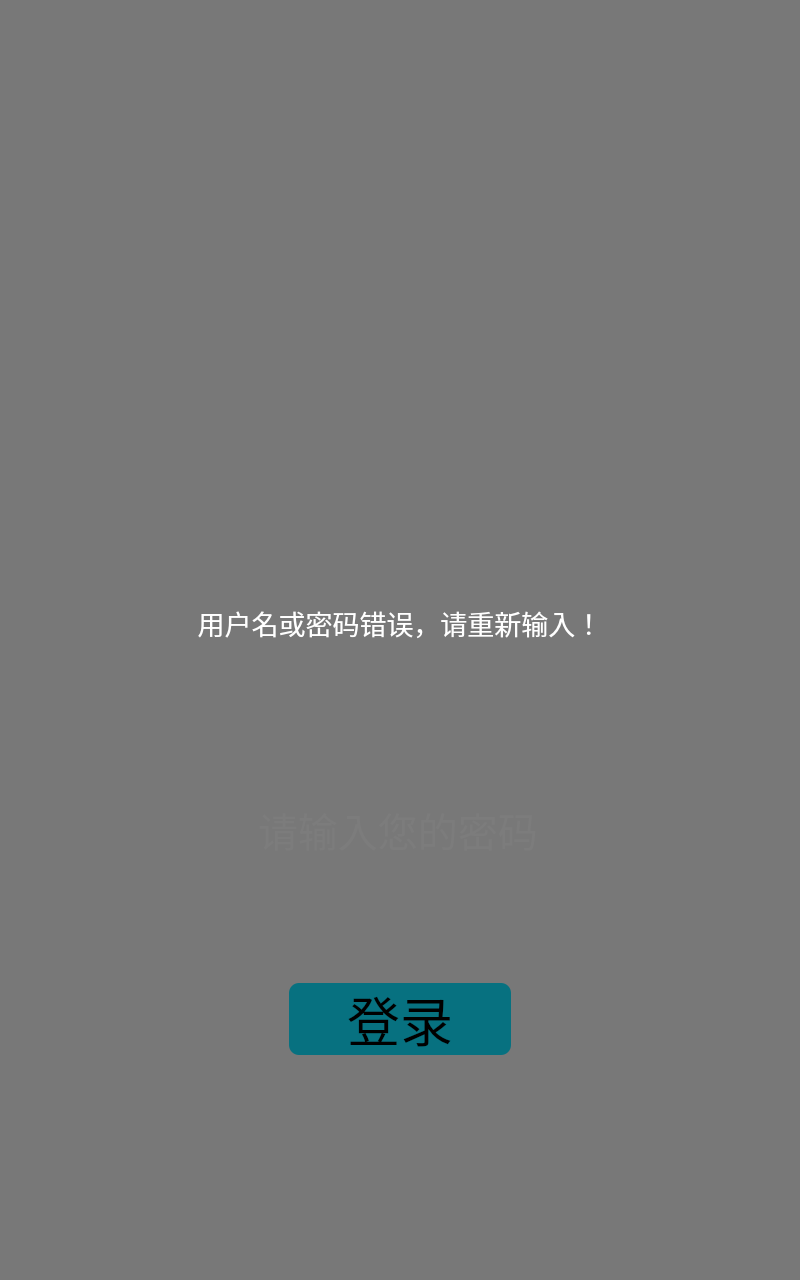
<?xml version="1.0" encoding="UTF-8"?>
<ui version="4.0">
 <class>LoginDialog</class>
 <widget class="QDialog" name="LoginDialog">
  <property name="geometry">
   <rect>
    <x>0</x>
    <y>0</y>
    <width>800</width>
    <height>1280</height>
   </rect>
  </property>
  <property name="focusPolicy">
   <enum>Qt::NoFocus</enum>
  </property>
  <property name="windowTitle">
   <string>Dialog</string>
  </property>
  <property name="styleSheet">
   <string notr="true"/>
  </property>
  <widget class="QFrame" name="frame_error">
   <property name="geometry">
    <rect>
     <x>0</x>
     <y>0</y>
     <width>800</width>
     <height>1280</height>
    </rect>
   </property>
   <property name="styleSheet">
    <string notr="true">border: 0;
background-color: rgba(0, 0, 0, 0.5);</string>
   </property>
   <property name="frameShape">
    <enum>QFrame::StyledPanel</enum>
   </property>
   <property name="frameShadow">
    <enum>QFrame::Raised</enum>
   </property>
   <widget class="QWidget" name="we" native="true">
    <property name="geometry">
     <rect>
      <x>124</x>
      <y>468</y>
      <width>552</width>
      <height>345</height>
     </rect>
    </property>
    <property name="styleSheet">
     <string notr="true">image: url(:/Images/切图/弹窗BG.png);
background: transparent;</string>
    </property>
    <widget class="QLabel" name="label">
     <property name="geometry">
      <rect>
       <x>0</x>
       <y>130</y>
       <width>552</width>
       <height>50</height>
      </rect>
     </property>
     <property name="font">
      <font>
       <pointsize>20</pointsize>
      </font>
     </property>
     <property name="styleSheet">
      <string notr="true">image: 0;
background: 0;
color: rgb(255, 255, 255);</string>
     </property>
     <property name="text">
      <string>用户名或密码错误，请重新输入！</string>
     </property>
     <property name="alignment">
      <set>Qt::AlignCenter</set>
     </property>
    </widget>
    <widget class="QPushButton" name="pushButton_yes">
     <property name="geometry">
      <rect>
       <x>206</x>
       <y>230</y>
       <width>140</width>
       <height>40</height>
      </rect>
     </property>
     <property name="focusPolicy">
      <enum>Qt::StrongFocus</enum>
     </property>
     <property name="styleSheet">
      <string notr="true">QPushButton{image: 0; border-image: url(:/Images/切图/确--认-拷贝.png);}
QPushButton:pressed{image: 0; border-image: url(:/Images/切图/确--认-拷贝-2.png);}</string>
     </property>
     <property name="text">
      <string/>
     </property>
    </widget>
    <widget class="QPushButton" name="pushButton_exit">
     <property name="geometry">
      <rect>
       <x>485</x>
       <y>40</y>
       <width>30</width>
       <height>30</height>
      </rect>
     </property>
     <property name="focusPolicy">
      <enum>Qt::StrongFocus</enum>
     </property>
     <property name="styleSheet">
      <string notr="true">QPushButton{image: 0; background: 0; border-image: url(:/Images/切图/关--闭-拷贝.png);}
QPushButton:pressed{image: 0; background: 0; border-image: url(:/Images/切图/关--闭-拷贝-按下.png);}</string>
     </property>
     <property name="text">
      <string/>
     </property>
    </widget>
   </widget>
  </widget>
  <widget class="QFrame" name="frame_input">
   <property name="geometry">
    <rect>
     <x>0</x>
     <y>0</y>
     <width>800</width>
     <height>1280</height>
    </rect>
   </property>
   <property name="font">
    <font>
     <pointsize>11</pointsize>
    </font>
   </property>
   <property name="styleSheet">
    <string notr="true">border: 0;</string>
   </property>
   <property name="frameShape">
    <enum>QFrame::StyledPanel</enum>
   </property>
   <property name="frameShadow">
    <enum>QFrame::Raised</enum>
   </property>
   <widget class="QWidget" name="widget_2" native="true">
    <property name="geometry">
     <rect>
      <x>186</x>
      <y>793</y>
      <width>428</width>
      <height>72</height>
     </rect>
    </property>
    <property name="styleSheet">
     <string notr="true">image: url(:/Images/切图/圆角矩形-1.png);</string>
    </property>
    <widget class="QLabel" name="label_2">
     <property name="geometry">
      <rect>
       <x>0</x>
       <y>0</y>
       <width>80</width>
       <height>72</height>
      </rect>
     </property>
     <property name="styleSheet">
      <string notr="true">image: url(:/Images/切图/mima-(2).png);</string>
     </property>
     <property name="text">
      <string/>
     </property>
    </widget>
    <widget class="QLineEdit" name="lineEdit_password">
     <property name="geometry">
      <rect>
       <x>70</x>
       <y>0</y>
       <width>350</width>
       <height>72</height>
      </rect>
     </property>
     <property name="font">
      <font>
       <pointsize>30</pointsize>
      </font>
     </property>
     <property name="styleSheet">
      <string notr="true">image: 0;
color: rgb(255, 255, 255);
background:transparent;
border-style:none;</string>
     </property>
     <property name="text">
      <string/>
     </property>
     <property name="placeholderText">
      <string>请输入您的密码</string>
     </property>
    </widget>
   </widget>
   <widget class="QPushButton" name="pushButton_login">
    <property name="geometry">
     <rect>
      <x>289</x>
      <y>983</y>
      <width>222</width>
      <height>72</height>
     </rect>
    </property>
    <property name="font">
     <font>
      <pointsize>40</pointsize>
     </font>
    </property>
    <property name="styleSheet">
     <string notr="true">border: 0;
background-color: rgb(13, 225, 255);
border-radius:10px;</string>
    </property>
    <property name="text">
     <string>登录</string>
    </property>
   </widget>
  </widget>
  <widget class="QLabel" name="label_background">
   <property name="geometry">
    <rect>
     <x>0</x>
     <y>0</y>
     <width>800</width>
     <height>1280</height>
    </rect>
   </property>
   <property name="styleSheet">
    <string notr="true">border-image: url(:/Images/切图/BG2.png);</string>
   </property>
   <property name="text">
    <string/>
   </property>
  </widget>
  <zorder>label_background</zorder>
  <zorder>frame_input</zorder>
  <zorder>frame_error</zorder>
 </widget>
 <resources/>
 <connections/>
</ui>
